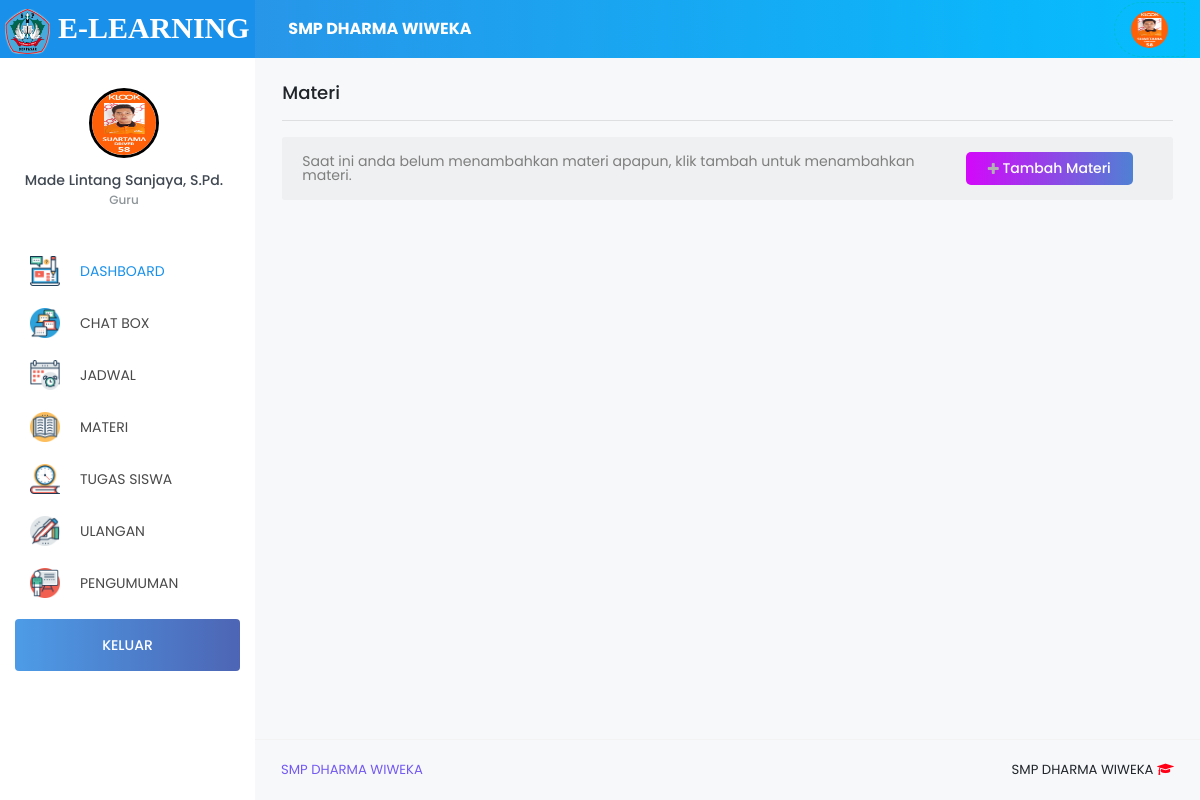
The page /Guru/index.php?page=materi (signed in) on the database as committed earlier.
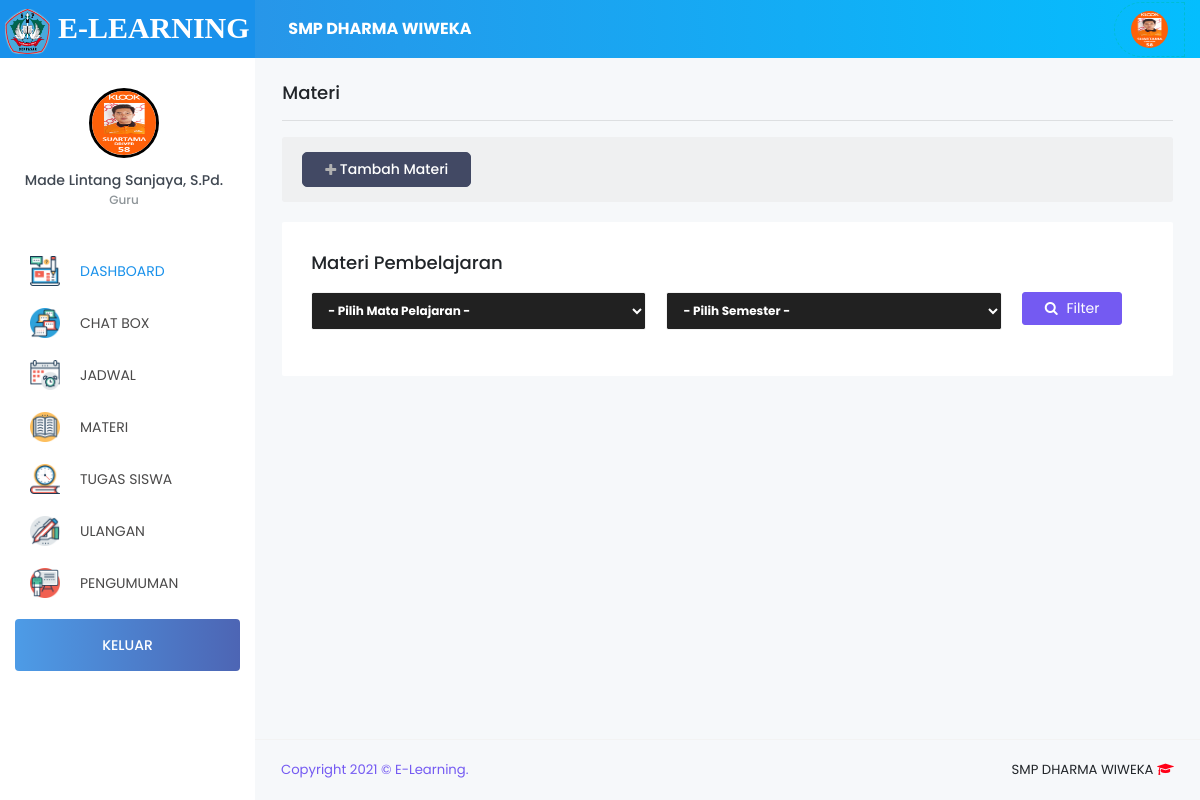
The same page on the database as committed later.
### tables this page shows
CREATE TABLE `tb_sekolah` (
  `id_sekolah` int(11) NOT NULL,
  `nama_sekolah` varchar(120) NOT NULL,
  `kepsek` varchar(120) NOT NULL,
  `textlogo` varchar(120) NOT NULL,
  `logo` varchar(255) NOT NULL,
  `copyright` varchar(255) NOT NULL
);

### Guru/index.php (the view, shortened to what the changed rows need)
<?php
  include '../config/db.php';
  if (@$_SESSION['Guru']) {
    if (@$_SESSION['Guru']) {
      $sesi = @$_SESSION['Guru'];
    }
    $sql  = mysqli_query($con,"SELECT * FROM tb_guru WHERE id_guru = '$sesi'") or die(mysqli_error($con));
    $data = mysqli_fetch_array($sql);
    $sqlMateri  = mysqli_query($con,"SELECT * FROM tb_materi
      INNER JOIN tb_roleguru ON tb_materi.id_roleguru=tb_materi.id_roleguru
      WHERE tb_roleguru.id_guru='$sesi' ");
    $materi = mysqli_fetch_array( $sqlMateri);
    $sekolah  = mysqli_query($con,"SELECT * FROM tb_sekolah WHERE id_sekolah=1 ");
    $apl      = mysqli_fetch_array($sekolah); ?>
    <!DOCTYPE html>
    <html lang="en">
    <head>
      <link rel="stylesheet" href="../vendor/node_modules/mdi/css/materialdesignicons.min.css">
      <link rel="stylesheet" href="../vendor/node_modules/simple-line-icons/css/simple-line-icons.css">
      <link rel="stylesheet" href="../vendor/node_modules/font-awesome/css/font-awesome.min.css" />
      <link rel="stylesheet" href="../vendor/css/style.css">
      <link href="../vendor/sweetalert/sweetalert.css" rel="stylesheet" />
      <link rel="stylesheet" type="text/css" href="../vendor/css/jquery.dataTables.css">
    </head>
    <body>
      <div class="container-scroller">
        <nav class="navbar col-lg-12 col-12 p-0 fixed-top d-flex flex-row">
          <div class="text-center navbar-brand-wrapper d-flex align-items-top justify-content-center" style="background-color: #1991eb;">
            <a class="navbar-brand brand-logo" href="index.php" style="font-family:Aegyptus;font-weight: bold;font-size: 30px;">
              <img src="../vendor/images/<?=$apl['logo'];?>" alt="logo" style="height: 45px;width: 45px;border-radius: 10px;"> <b><?=$apl['textlogo'];?></b>
            </a>
          </div>
          <div class="navbar-menu-wrapper d-flex align-items-center">
            <ul class="navbar-nav navbar-nav-left header-links d-none d-md-flex">
              <li class="nav-item" style="width: 400px;">
                <a href="#" style="color: #fff;text-decoration: none;">
                  <b><?=$apl['nama_sekolah'];?></b></a>
              </li>
            </ul>
            <ul class="navbar-nav navbar-nav-right" style="border-top-left-radius:50px;color: black;border-bottom-left-radius:50px;color: #fff;border:1px dashed #00BCD4; ">
              <li class="nav-item d-none d-lg-block">
                <a class="nav-link" href="?page=profil">
                  <img class="img-xs rounded-circle" src="../vendor/images/img_Guru/<?=$data['foto']; ?>" alt="">
                </a>
              </li>
            </ul>
          </div>
        </nav>
        <div class="container-fluid page-body-wrapper">
          <nav class="sidebar sidebar-offcanvas" id="sidebar">
            <ul class="nav">
              <li class="nav-item nav-profile">
                <div class="nav-link">
                  <div class="profile-image">
                    <a href="?page=profil">
                      <img src="../vendor/images/img_Guru/<?=$data['foto']; ?>" alt="image" style="border:3px solid black;"/>
                    </a>
                  </div>
                  <div class="profile-name">
                    <p class="name"><?=$data['nama_guru']; ?></p>
                    <p class="designation">Guru</p>
                  </div>
                </div>
              </li>
              <li class="nav-item">
                <a class="nav-link" href="index.php"><img class="menu-icon" src="../vendor/images/menu_icons/081-online education.png" alt="menu icon" style="width:30px;height:30px;"><span class="menu-title">DASHBOARD</span></a>
              </li>
              <li class="nav-item">
                <a class="nav-link" href="?page=chat"><img class="menu-icon" src="../vendor/images/menu_icons/176-thoughts.png" alt="menu icon" style="width:30px;height:30px;"><span class="menu-title"> CHAT BOX</span></a>
              </li>
              <li class="nav-item">
                <a class="nav-link" href="?page=mapel"><img class="menu-icon" src="../vendor/images/menu_icons/118-calendar.png" alt="menu icon" style="width:30px;height:30px;"><span class="menu-title">JADWAL</span></a>
              </li>
              <li class="nav-item">
                <a class="nav-link" href="?page=materi">
                  <img class="menu-icon" src="../vendor/images/menu_icons/097-open book.png" alt="menu icon" style="width:30px;height:30px;">
                  <span class="menu-title">MATERI</span>
                </a>
              </li>
              <li class="nav-item">
                <a class="nav-link" data-toggle="collapse" href="#tugas" aria-expanded="false" aria-controls="general-pages"> <img class="menu-icon" src="../vendor/images/menu_icons/157-study.png" alt="menu icon" style="width:30px;height:30px;"> <span class="menu-title">TUGAS SISWA</span><i class="menu-arrow"></i>
                </a>
              </li>
              <li class="nav-item">
                <a class="nav-link" data-toggle="collapse" href="#evaluasi" aria-expanded="false" aria-controls="general-pages"> <img class="menu-icon" src="../vendor/images/menu_icons/142-signing.png" alt="menu icon" style="width:30px;height:30px;"> <span class="menu-title">ULANGAN</span><i class="menu-arrow"></i>
                </a>
              </li>
              <li class="nav-item">
                <a class="nav-link" href="?page=pengumuman"><img class="menu-icon" src="../vendor/images/menu_icons/165-teacher.png" alt="menu icon" style="width:30px;height:30px;"> <span class="menu-title">PENGUMUMAN</span></a>
              </li>
              <li class="nav-item purchase-button">
                <a class="nav-link" href="logout.php">
                KELUAR</a>
              </li>
            </ul>
          </nav>
          <div class="main-panel">
            <?php
              $page = @$_GET['page'];
              $act  = @$_GET['act'];
              if ($page=='perangkat') {
                if ($act=='') include 'modul/perangkat/data_perangkat.php';
                elseif ($act=='add') include 'modul/perangkat/add_perangkat.php';
                elseif ($act=='edit') include 'modul/perangkat/edit_perangkat.php';
                elseif ($act=='del') include 'modul/perangkat/del_perangkat.php';
                elseif ($act=='view') include 'modul/perangkat/view.php';
              } elseif ($page=='mapel') {
                if ($act=='') include 'modul/role/data_role.php';
                elseif ($act=='add') include 'modul/role/add_role.php';
                elseif ($act=='edit') include 'modul/role/edit_role.php';
                elseif ($act=='del') include 'modul/role/del_role.php';
              } elseif ($page=='materi') {
                if ($act=='') include 'modul/materi/data_materi.php';
                elseif ($act=='add') include 'modul/materi/add_materi.php';
                elseif ($act=='edit') include 'modul/materi/edit_materi.php';
                elseif ($act=='del') include 'modul/materi/del_materi.php';
                elseif ($act=='view') include 'modul/materi/view_materi.php';
                elseif ($act=='activate') include 'modul/materi/activate.php';
              }elseif ($page=='nilai') {
                if ($act=='') include 'modul/nilai/data_nilai.php';
                elseif ($act=='view') include 'modul/nilai/view_nilaikelas.php';
              }elseif ($page=='profil') {
                if ($act=='') include 'modul/profil/data_profil.php';
              }elseif ($page=='chat') {
                if ($act=='') include 'modul/chat/chat.php';
                if ($act=='lihat') include 'modul/chat/isiChat.php';
                elseif ($act=='del') include 'modul/chat/del.php';
              }elseif ($page=='pengumuman') {
                if ($act=='') include 'modul/pengumuman/data_pengumuman.php';
                elseif ($act=='add') include 'modul/pengumuman/add_pengumuman.php';
                elseif ($act=='edit') include 'modul/pengumuman/edit_pengumuman.php';
                elseif ($act=='del') include 'modul/pengumuman/del_pengumuman.php';
              }elseif ($page=='proses') {
                include 'modul/models.php';
              }elseif ($page=='input_nilai') {
                include 'modul/nilai/input_nilai.php';
              }elseif ($page=='edit_nilai') {
                include 'modul/nilai/edit_nilai.php';
              }elseif ($page=='') {
                include 'Home.php';
              }else{
                echo "<b>4014!</b> Tidak ada halaman !";
              }
            ?>
            <footer class="footer">
              <div class="container-fluid clearfix">
                <span class="text-info d-block text-center text-sm-left d-sm-inline-block"><?=$apl['copyright'];?></span>
                <span class="float-none float-sm-right d-block mt-1 mt-sm-0 text-center"><?=$apl['nama_sekolah'];?> <i class="fa fa-graduation-cap text-danger"></i></span>
              </div>
            </footer>
          </div>
        </div>
      </div>
    </body>
    </html>
<?php
} else{
	include 'modul/500.html';
}

### Guru/modul/materi/data_materi.php (shortened to what the changed rows need)
<div class="content-wrapper">
  <h4>Materi</h4>
  <hr>
  <?php
    if (empty($materi['id_guru'])) { ?>
      <div class="row purchace-popup">
        <div class="col-md-12 col-xs-12">
          <span class="d-flex alifn-items-center">
          <p>Saat ini anda belum menambahkan materi apapun, klik tambah untuk menambahkan materi.</p>
          <a data-toggle="modal" data-target="#addMateri" href="?page=materi&act=add" class="btn ml-auto purchase-button"> <i class="fa fa-plus"></i> Tambah Materi</a>
          </span>
        </div>
      </div>
      <?php } else { ?>
        <div class="row purchace-popup">
          <div class="col-md-12 col-xs-12">
            <span class="d-flex alifn-items-center">
            <a data-toggle="modal" data-target="#addMateri" href="?page=materi&act=add" class="btn btn-dark"> <i class="fa fa-plus"></i> Tambah Materi</a>
            </span>
          </div>
        </div>
        <div class="row">
          <div class="col-md-12 col-xs-12">
            <div class="card">
              <div class="card-body">
                <h4 class="card-title">Materi Pembelajaran</h4>
                <p class="card-description">
                  <form action="" method="post">
                    <div class="row">
                      <div class="col-md-5">
                        <select name="mapel" class="form-control" style="font-weight: bold;background-color: #212121;color: #fff;">
                          <option value="">- Pilih Mata Pelajaran -</option>
                        </select>
                      </div>
                      <div class="col-md-5">
                        <select name="semester" class="form-control" style="font-weight: bold;background-color: #212121;color: #fff;">
                          <option value="">- Pilih Semester -</option>
                        </select>
                      </div>
                      <div class="col-md-2">
                        <button type="submit" name="filter" class="btn btn-info"><i class="fa fa-search"></i> Filter</button>
                      </div>
                    </div>
                  </form>
                </p>
              </div>
            </div>
          </div>
        </div>
            <?php
          }
          ?>
        </div>

Rows that differ between the two databases and show on the page:
changed tb_sekolah "E-LEARNING": copyright "SMP DHARMA WIWEKA" → "Copyright 2021 © E-Learning."
Other text that changed with them:
form field mapel: (not shown) → "- Pilih Mata Pelajaran -"
form field semester: (not shown) → "- Pilih Semester -"
text no longer shown: "Saat ini anda belum menambahkan materi apapun, klik tambah untuk menambahkan materi."
text now shown: "Materi Pembelajaran Filter"
